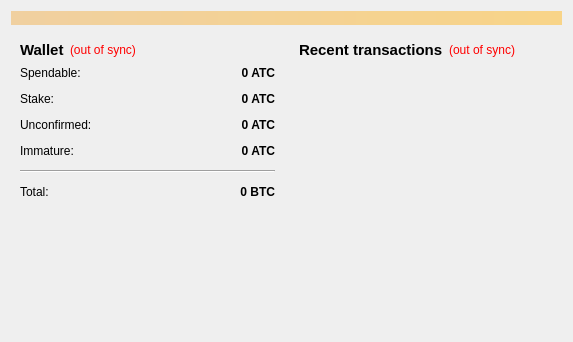
<?xml version="1.0" encoding="UTF-8"?>
<ui version="4.0">
 <class>OverviewPage</class>
 <widget class="QWidget" name="OverviewPage">
  <property name="geometry">
   <rect>
    <x>0</x>
    <y>0</y>
    <width>573</width>
    <height>342</height>
   </rect>
  </property>
  <property name="windowTitle">
   <string>Form</string>
  </property>
  <layout class="QVBoxLayout" name="topLayout">
   <item>
    <widget class="QLabel" name="labelAlerts">
     <property name="visible">
      <bool>false</bool>
     </property>
     <property name="styleSheet">
      <string notr="true">background-color: qlineargradient(x1: 0, y1: 0, x2: 1, y2: 0, stop:0 #F0D0A0, stop:1 #F8D488);  color:#000000
</string>
     </property>
     <property name="wordWrap">
      <bool>true</bool>
     </property>
     <property name="margin">
      <number>3</number>
     </property>
    </widget>
   </item>
   <item>
    <layout class="QHBoxLayout" name="horizontalLayout" stretch="1,1">
     <item>
      <layout class="QVBoxLayout" name="verticalLayout_2">
       <item>
        <widget class="QWidget" name="widget" native="true">
         <layout class="QVBoxLayout" name="verticalLayout_4">
          <item>
           <layout class="QHBoxLayout" name="horizontalLayout_4">
            <item>
             <widget class="QLabel" name="label_5">
              <property name="font">
               <font>
                <pointsize>11</pointsize>
                <weight>75</weight>
                <bold>true</bold>
               </font>
              </property>
              <property name="text">
               <string>Wallet</string>
              </property>
             </widget>
            </item>
            <item>
             <widget class="QLabel" name="labelWalletStatus">
              <property name="toolTip">
               <string>The displayed information may be out of date. Your wallet automatically synchronizes with the Arbitra network after a connection is established, but this process has not completed yet.</string>
              </property>
              <property name="styleSheet">
               <string notr="true">QLabel { color: red; }</string>
              </property>
              <property name="text">
               <string notr="true">(out of sync)</string>
              </property>
              <property name="alignment">
               <set>Qt::AlignLeading|Qt::AlignLeft|Qt::AlignVCenter</set>
              </property>
             </widget>
            </item>
            <item>
             <spacer name="horizontalSpacer_2">
              <property name="orientation">
               <enum>Qt::Horizontal</enum>
              </property>
              <property name="sizeHint" stdset="0">
               <size>
                <width>40</width>
                <height>20</height>
               </size>
              </property>
             </spacer>
            </item>
           </layout>
          </item>
          <item>
           <layout class="QFormLayout" name="formLayout_2">
            <property name="fieldGrowthPolicy">
             <enum>QFormLayout::AllNonFixedFieldsGrow</enum>
            </property>
            <property name="horizontalSpacing">
             <number>12</number>
            </property>
            <property name="verticalSpacing">
             <number>12</number>
            </property>
            <item row="0" column="0">
             <widget class="QLabel" name="label">
              <property name="text">
               <string>Spendable:</string>
              </property>
             </widget>
            </item>
            <item row="0" column="1">
             <widget class="QLabel" name="labelBalance">
              <property name="font">
               <font>
                <weight>75</weight>
                <bold>true</bold>
               </font>
              </property>
              <property name="cursor">
               <cursorShape>IBeamCursor</cursorShape>
              </property>
              <property name="toolTip">
               <string>Your current spendable balance</string>
              </property>
              <property name="text">
               <string notr="true">0 ATC</string>
              </property>
              <property name="alignment">
               <set>Qt::AlignRight|Qt::AlignTrailing|Qt::AlignVCenter</set>
              </property>
              <property name="textInteractionFlags">
               <set>Qt::LinksAccessibleByMouse|Qt::TextSelectableByKeyboard|Qt::TextSelectableByMouse</set>
              </property>
             </widget>
            </item>
            <item row="1" column="0">
             <widget class="QLabel" name="label_6">
              <property name="text">
               <string>Stake:</string>
              </property>
             </widget>
            </item>
            <item row="1" column="1">
             <widget class="QLabel" name="labelStake">
              <property name="font">
               <font>
                <weight>75</weight>
                <bold>true</bold>
               </font>
              </property>
              <property name="cursor">
               <cursorShape>IBeamCursor</cursorShape>
              </property>
              <property name="toolTip">
               <string>Total of coins that was staked, and do not yet count toward the current balance</string>
              </property>
              <property name="text">
               <string notr="true">0 ATC</string>
              </property>
              <property name="alignment">
               <set>Qt::AlignRight|Qt::AlignTrailing|Qt::AlignVCenter</set>
              </property>
              <property name="textInteractionFlags">
               <set>Qt::LinksAccessibleByMouse|Qt::TextSelectableByKeyboard|Qt::TextSelectableByMouse</set>
              </property>
             </widget>
            </item>
            <item row="2" column="0">
             <widget class="QLabel" name="label_3">
              <property name="text">
               <string>Unconfirmed:</string>
              </property>
             </widget>
            </item>
            <item row="2" column="1">
             <widget class="QLabel" name="labelUnconfirmed">
              <property name="font">
               <font>
                <weight>75</weight>
                <bold>true</bold>
               </font>
              </property>
              <property name="cursor">
               <cursorShape>IBeamCursor</cursorShape>
              </property>
              <property name="toolTip">
               <string>Total of transactions that have yet to be confirmed, and do not yet count toward the current balance</string>
              </property>
              <property name="text">
               <string notr="true">0 ATC</string>
              </property>
              <property name="alignment">
               <set>Qt::AlignRight|Qt::AlignTrailing|Qt::AlignVCenter</set>
              </property>
              <property name="textInteractionFlags">
               <set>Qt::LinksAccessibleByMouse|Qt::TextSelectableByKeyboard|Qt::TextSelectableByMouse</set>
              </property>
             </widget>
            </item>
            <item row="3" column="0">
             <widget class="QLabel" name="labelImmatureText">
              <property name="text">
               <string>Immature:</string>
              </property>
             </widget>
            </item>
            <item row="3" column="1">
             <widget class="QLabel" name="labelImmature">
              <property name="font">
               <font>
                <weight>75</weight>
                <bold>true</bold>
               </font>
              </property>
              <property name="toolTip">
               <string>Mined balance that has not yet matured</string>
              </property>
              <property name="text">
               <string notr="true">0 ATC</string>
              </property>
              <property name="alignment">
               <set>Qt::AlignRight|Qt::AlignTrailing|Qt::AlignVCenter</set>
              </property>
              <property name="textInteractionFlags">
               <set>Qt::LinksAccessibleByMouse|Qt::TextSelectableByKeyboard|Qt::TextSelectableByMouse</set>
              </property>
             </widget>
            </item>
            <item row="4" column="0" colspan="2">
             <widget class="Line" name="line">
              <property name="orientation">
               <enum>Qt::Horizontal</enum>
              </property>
             </widget>
            </item>
            <item row="5" column="0">
             <widget class="QLabel" name="labelTotalText">
              <property name="text">
               <string>Total:</string>
              </property>
             </widget>
            </item>
            <item row="5" column="1">
             <widget class="QLabel" name="labelTotal">
              <property name="font">
               <font>
                <weight>75</weight>
                <bold>true</bold>
               </font>
              </property>
              <property name="cursor">
               <cursorShape>IBeamCursor</cursorShape>
              </property>
              <property name="toolTip">
               <string>Your current total balance</string>
              </property>
              <property name="text">
               <string notr="true">0 BTC</string>
              </property>
              <property name="alignment">
               <set>Qt::AlignRight|Qt::AlignTrailing|Qt::AlignVCenter</set>
              </property>
              <property name="textInteractionFlags">
               <set>Qt::LinksAccessibleByMouse|Qt::TextSelectableByKeyboard|Qt::TextSelectableByMouse</set>
              </property>
             </widget>
            </item>
           </layout>
          </item>
         </layout>
        </widget>
       </item>
       <item>
        <spacer name="verticalSpacer">
         <property name="orientation">
          <enum>Qt::Vertical</enum>
         </property>
         <property name="sizeHint" stdset="0">
          <size>
           <width>20</width>
           <height>40</height>
          </size>
         </property>
        </spacer>
       </item>
      </layout>
     </item>
     <item>
      <layout class="QVBoxLayout" name="verticalLayout_3">
       <item>
        <widget class="QWidget" name="widget_2" native="true">
         <layout class="QVBoxLayout" name="verticalLayout">
          <item>
           <layout class="QHBoxLayout" name="horizontalLayout_2">
            <item>
             <widget class="QLabel" name="label_4">
              <property name="font">
               <font>
                <pointsize>11</pointsize>
                <weight>75</weight>
                <bold>true</bold>
               </font>
              </property>
              <property name="text">
               <string>&lt;b&gt;Recent transactions&lt;/b&gt;</string>
              </property>
             </widget>
            </item>
            <item>
             <widget class="QLabel" name="labelTransactionsStatus">
              <property name="toolTip">
               <string>The displayed information may be out of date. Your wallet automatically synchronizes with the Arbitra network after a connection is established, but this process has not completed yet.</string>
              </property>
              <property name="styleSheet">
               <string notr="true">QLabel { color: red; }</string>
              </property>
              <property name="text">
               <string notr="true">(out of sync)</string>
              </property>
              <property name="alignment">
               <set>Qt::AlignRight|Qt::AlignTrailing|Qt::AlignVCenter</set>
              </property>
             </widget>
            </item>
            <item>
             <spacer name="horizontalSpacer">
              <property name="orientation">
               <enum>Qt::Horizontal</enum>
              </property>
              <property name="sizeHint" stdset="0">
               <size>
                <width>40</width>
                <height>20</height>
               </size>
              </property>
             </spacer>
            </item>
           </layout>
          </item>
          <item>
           <widget class="QListView" name="listTransactions">
            <property name="styleSheet">
             <string notr="true">QListView { background: transparent; }</string>
            </property>
            <property name="frameShape">
             <enum>QFrame::NoFrame</enum>
            </property>
            <property name="verticalScrollBarPolicy">
             <enum>Qt::ScrollBarAlwaysOff</enum>
            </property>
            <property name="horizontalScrollBarPolicy">
             <enum>Qt::ScrollBarAlwaysOff</enum>
            </property>
            <property name="selectionMode">
             <enum>QAbstractItemView::NoSelection</enum>
            </property>
           </widget>
          </item>
         </layout>
        </widget>
       </item>
      </layout>
     </item>
    </layout>
   </item>
  </layout>
 </widget>
 <resources/>
 <connections/>
</ui>
